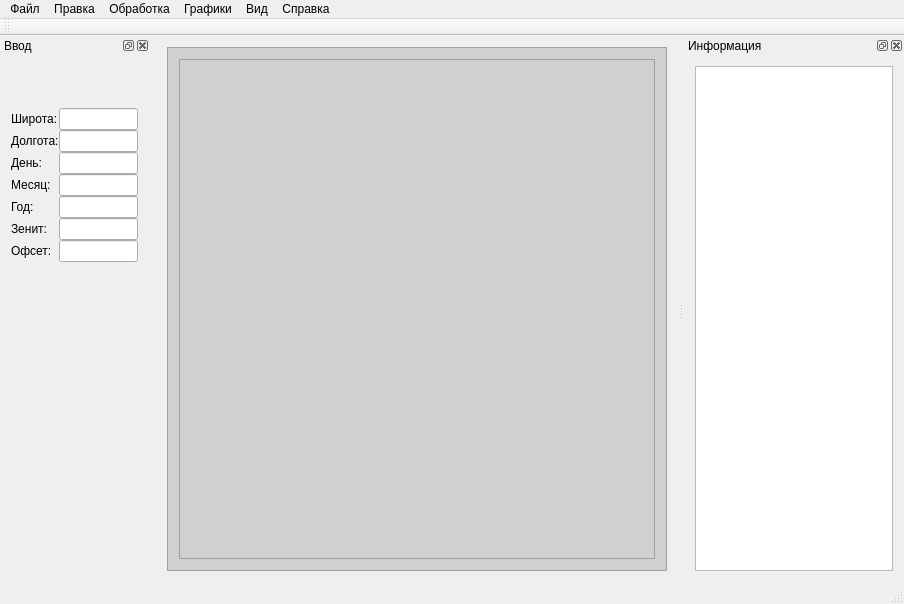
<?xml version="1.0" encoding="UTF-8"?>
<ui version="4.0">
 <class>MainWindow</class>
 <widget class="QMainWindow" name="MainWindow">
  <property name="enabled">
   <bool>true</bool>
  </property>
  <property name="geometry">
   <rect>
    <x>0</x>
    <y>0</y>
    <width>904</width>
    <height>604</height>
   </rect>
  </property>
  <property name="sizePolicy">
   <sizepolicy hsizetype="Minimum" vsizetype="Minimum">
    <horstretch>0</horstretch>
    <verstretch>0</verstretch>
   </sizepolicy>
  </property>
  <property name="minimumSize">
   <size>
    <width>500</width>
    <height>604</height>
   </size>
  </property>
  <property name="windowTitle">
   <string>VLF Handler</string>
  </property>
  <widget class="QWidget" name="centralWidget">
   <layout class="QGridLayout" name="gridLayout_4">
    <item row="0" column="0">
     <widget class="QFrame" name="frame">
      <property name="sizePolicy">
       <sizepolicy hsizetype="Minimum" vsizetype="Minimum">
        <horstretch>0</horstretch>
        <verstretch>0</verstretch>
       </sizepolicy>
      </property>
      <property name="minimumSize">
       <size>
        <width>500</width>
        <height>0</height>
       </size>
      </property>
      <property name="styleSheet">
       <string notr="true">background-color: rgb(208, 208, 208) </string>
      </property>
      <property name="frameShape">
       <enum>QFrame::StyledPanel</enum>
      </property>
      <property name="frameShadow">
       <enum>QFrame::Raised</enum>
      </property>
      <layout class="QGridLayout" name="gridLayout_7">
       <item row="0" column="0">
        <layout class="QGridLayout" name="gridLayoutForGraphics">
         <item row="0" column="0">
          <widget class="QColumnView" name="columnView">
           <property name="styleSheet">
            <string notr="true">font: 75 8pt &quot;MS Shell Dlg 2&quot;;</string>
           </property>
          </widget>
         </item>
        </layout>
       </item>
      </layout>
     </widget>
    </item>
   </layout>
  </widget>
  <widget class="QMenuBar" name="menuBar">
   <property name="geometry">
    <rect>
     <x>0</x>
     <y>0</y>
     <width>904</width>
     <height>31</height>
    </rect>
   </property>
   <widget class="QMenu" name="menuFile">
    <property name="title">
     <string>Файл</string>
    </property>
    <addaction name="actionOpen"/>
    <addaction name="separator"/>
    <addaction name="actionClose"/>
   </widget>
   <widget class="QMenu" name="menuEdit">
    <property name="title">
     <string>Правка</string>
    </property>
    <addaction name="actionCut"/>
    <addaction name="actionConcatenate"/>
   </widget>
   <widget class="QMenu" name="menuProcessing">
    <property name="title">
     <string>Обработка</string>
    </property>
    <addaction name="actionCorrelation"/>
   </widget>
   <widget class="QMenu" name="menuGraphics">
    <property name="title">
     <string>Графики</string>
    </property>
    <widget class="QMenu" name="menu2D">
     <property name="title">
      <string>Двумерная визуализация</string>
     </property>
     <addaction name="action2DMake"/>
     <addaction name="action2DMakeWithMean"/>
    </widget>
    <widget class="QMenu" name="menu3D">
     <property name="title">
      <string>Трехмерная визуализация</string>
     </property>
     <addaction name="action3DMake"/>
     <addaction name="action3DRestore"/>
    </widget>
    <widget class="QMenu" name="menuSpectrum">
     <property name="title">
      <string>Спектральный график</string>
     </property>
     <addaction name="actionSpectrumMake"/>
     <addaction name="actionSpectrumRestore"/>
    </widget>
    <addaction name="menu2D"/>
    <addaction name="menu3D"/>
    <addaction name="menuSpectrum"/>
   </widget>
   <widget class="QMenu" name="menuView">
    <property name="title">
     <string>Вид</string>
    </property>
    <addaction name="actionShowHideDockInformation"/>
    <addaction name="actionShowHideDockInput"/>
   </widget>
   <widget class="QMenu" name="menu">
    <property name="title">
     <string>Справка</string>
    </property>
    <addaction name="action_2"/>
   </widget>
   <addaction name="menuFile"/>
   <addaction name="menuEdit"/>
   <addaction name="menuProcessing"/>
   <addaction name="menuGraphics"/>
   <addaction name="menuView"/>
   <addaction name="menu"/>
  </widget>
  <widget class="QToolBar" name="mainToolBar">
   <attribute name="toolBarArea">
    <enum>TopToolBarArea</enum>
   </attribute>
   <attribute name="toolBarBreak">
    <bool>false</bool>
   </attribute>
  </widget>
  <widget class="QStatusBar" name="statusBar"/>
  <widget class="QDockWidget" name="dockWidgetInput">
   <property name="enabled">
    <bool>true</bool>
   </property>
   <property name="sizePolicy">
    <sizepolicy hsizetype="Maximum" vsizetype="Maximum">
     <horstretch>0</horstretch>
     <verstretch>0</verstretch>
    </sizepolicy>
   </property>
   <property name="minimumSize">
    <size>
     <width>150</width>
     <height>277</height>
    </size>
   </property>
   <property name="maximumSize">
    <size>
     <width>150</width>
     <height>288</height>
    </size>
   </property>
   <property name="font">
    <font>
     <stylestrategy>PreferDefault</stylestrategy>
    </font>
   </property>
   <property name="contextMenuPolicy">
    <enum>Qt::PreventContextMenu</enum>
   </property>
   <property name="windowIcon">
    <iconset>
     <normaloff>:/icons/rectangle.png</normaloff>:/icons/rectangle.png</iconset>
   </property>
   <property name="windowTitle">
    <string>Ввод</string>
   </property>
   <attribute name="dockWidgetArea">
    <number>1</number>
   </attribute>
   <widget class="QWidget" name="dockWidgetContents">
    <layout class="QGridLayout" name="gridLayout_3">
     <item row="0" column="0">
      <layout class="QGridLayout" name="gridLayout_2" rowstretch="0,0,0,0,0,0,0" columnstretch="0,0">
       <property name="sizeConstraint">
        <enum>QLayout::SetDefaultConstraint</enum>
       </property>
       <property name="leftMargin">
        <number>0</number>
       </property>
       <property name="topMargin">
        <number>0</number>
       </property>
       <property name="rightMargin">
        <number>0</number>
       </property>
       <property name="spacing">
        <number>0</number>
       </property>
       <item row="3" column="0">
        <widget class="QLabel" name="labelMonth">
         <property name="text">
          <string>Месяц:</string>
         </property>
        </widget>
       </item>
       <item row="3" column="1">
        <widget class="QLineEdit" name="lineEditMonth">
         <property name="focusPolicy">
          <enum>Qt::StrongFocus</enum>
         </property>
        </widget>
       </item>
       <item row="2" column="0">
        <widget class="QLabel" name="labelDay">
         <property name="text">
          <string>День:</string>
         </property>
        </widget>
       </item>
       <item row="4" column="0">
        <widget class="QLabel" name="labelYear">
         <property name="text">
          <string>Год:</string>
         </property>
        </widget>
       </item>
       <item row="5" column="0">
        <widget class="QLabel" name="labelZenith">
         <property name="text">
          <string>Зенит:</string>
         </property>
        </widget>
       </item>
       <item row="4" column="1">
        <widget class="QLineEdit" name="lineEditYear">
         <property name="focusPolicy">
          <enum>Qt::StrongFocus</enum>
         </property>
        </widget>
       </item>
       <item row="0" column="1">
        <widget class="QLineEdit" name="lineEditLatitude">
         <property name="font">
          <font>
           <stylestrategy>NoAntialias</stylestrategy>
          </font>
         </property>
         <property name="focusPolicy">
          <enum>Qt::StrongFocus</enum>
         </property>
         <property name="layoutDirection">
          <enum>Qt::LeftToRight</enum>
         </property>
         <property name="cursorMoveStyle">
          <enum>Qt::LogicalMoveStyle</enum>
         </property>
        </widget>
       </item>
       <item row="0" column="0">
        <widget class="QLabel" name="labelLatitude">
         <property name="text">
          <string>Широта:</string>
         </property>
        </widget>
       </item>
       <item row="1" column="0">
        <widget class="QLabel" name="labelLongitude">
         <property name="text">
          <string>Долгота:</string>
         </property>
        </widget>
       </item>
       <item row="5" column="1">
        <widget class="QLineEdit" name="lineEditZenith">
         <property name="focusPolicy">
          <enum>Qt::StrongFocus</enum>
         </property>
        </widget>
       </item>
       <item row="2" column="1">
        <widget class="QLineEdit" name="lineEditDay">
         <property name="focusPolicy">
          <enum>Qt::StrongFocus</enum>
         </property>
        </widget>
       </item>
       <item row="6" column="1">
        <widget class="QLineEdit" name="lineEditOffset">
         <property name="focusPolicy">
          <enum>Qt::StrongFocus</enum>
         </property>
        </widget>
       </item>
       <item row="6" column="0">
        <widget class="QLabel" name="labelOffset">
         <property name="text">
          <string>Офсет:</string>
         </property>
        </widget>
       </item>
       <item row="1" column="1">
        <widget class="QLineEdit" name="lineEditLongitude">
         <property name="focusPolicy">
          <enum>Qt::StrongFocus</enum>
         </property>
        </widget>
       </item>
      </layout>
     </item>
     <item row="1" column="1">
      <spacer name="verticalSpacer">
       <property name="orientation">
        <enum>Qt::Vertical</enum>
       </property>
       <property name="sizeType">
        <enum>QSizePolicy::Fixed</enum>
       </property>
       <property name="sizeHint" stdset="0">
        <size>
         <width>1</width>
         <height>9</height>
        </size>
       </property>
      </spacer>
     </item>
    </layout>
    <zorder></zorder>
    <zorder>verticalSpacer</zorder>
   </widget>
  </widget>
  <widget class="QDockWidget" name="dockWidgetInformation">
   <property name="windowIcon">
    <iconset>
     <normaloff>:/icons/triangle.png</normaloff>:/icons/triangle.png</iconset>
   </property>
   <property name="windowTitle">
    <string>Информация</string>
   </property>
   <attribute name="dockWidgetArea">
    <number>2</number>
   </attribute>
   <widget class="QWidget" name="dockWidgetContents_2">
    <layout class="QGridLayout" name="gridLayout">
     <item row="0" column="0">
      <widget class="QTextEdit" name="textEdit">
       <property name="enabled">
        <bool>true</bool>
       </property>
       <property name="sizePolicy">
        <sizepolicy hsizetype="Minimum" vsizetype="Minimum">
         <horstretch>0</horstretch>
         <verstretch>0</verstretch>
        </sizepolicy>
       </property>
       <property name="minimumSize">
        <size>
         <width>50</width>
         <height>350</height>
        </size>
       </property>
       <property name="cursor" stdset="0">
        <cursorShape>ArrowCursor</cursorShape>
       </property>
       <property name="readOnly">
        <bool>true</bool>
       </property>
      </widget>
     </item>
    </layout>
   </widget>
  </widget>
  <action name="actionCorrelation">
   <property name="text">
    <string>Корреляция</string>
   </property>
  </action>
  <action name="action2DMake">
   <property name="text">
    <string>Простая визуализация данных</string>
   </property>
  </action>
  <action name="action3DMake">
   <property name="text">
    <string>Простая визуалиация данных</string>
   </property>
  </action>
  <action name="action3DRestore">
   <property name="enabled">
    <bool>false</bool>
   </property>
   <property name="text">
    <string>Восстановить график</string>
   </property>
  </action>
  <action name="actionSpectrumMake">
   <property name="text">
    <string>Построить</string>
   </property>
  </action>
  <action name="actionSpectrumRestore">
   <property name="enabled">
    <bool>false</bool>
   </property>
   <property name="text">
    <string>Восстановить график</string>
   </property>
  </action>
  <action name="actionOpen">
   <property name="icon">
    <iconset>
     <normaloff>:/icons/fileopen.png</normaloff>:/icons/fileopen.png</iconset>
   </property>
   <property name="text">
    <string>Открыть...</string>
   </property>
  </action>
  <action name="actionCut">
   <property name="text">
    <string>Селекция</string>
   </property>
  </action>
  <action name="actionConcatenate">
   <property name="text">
    <string>Слияние</string>
   </property>
  </action>
  <action name="actionClose">
   <property name="text">
    <string>Выход</string>
   </property>
  </action>
  <action name="actionShowHideDockInformation">
   <property name="checkable">
    <bool>true</bool>
   </property>
   <property name="checked">
    <bool>true</bool>
   </property>
   <property name="enabled">
    <bool>true</bool>
   </property>
   <property name="text">
    <string>Панель информации</string>
   </property>
   <property name="autoRepeat">
    <bool>false</bool>
   </property>
  </action>
  <action name="actionShowHideDockInput">
   <property name="checkable">
    <bool>true</bool>
   </property>
   <property name="checked">
    <bool>false</bool>
   </property>
   <property name="enabled">
    <bool>true</bool>
   </property>
   <property name="text">
    <string>Панель ввода</string>
   </property>
   <property name="autoRepeat">
    <bool>false</bool>
   </property>
  </action>
  <action name="actionMeans">
   <property name="text">
    <string>Среднее</string>
   </property>
  </action>
  <action name="action">
   <property name="text">
    <string>Только день</string>
   </property>
  </action>
  <action name="action2DMakeWithMean">
   <property name="text">
    <string>Среднее</string>
   </property>
  </action>
  <action name="action_2">
   <property name="text">
    <string>О программе</string>
   </property>
  </action>
  <action name="actionSaveAsPic">
   <property name="text">
    <string>Сохранить рисунок...</string>
   </property>
  </action>
 </widget>
 <layoutdefault spacing="6" margin="11"/>
 <tabstops>
  <tabstop>lineEditLatitude</tabstop>
  <tabstop>lineEditLongitude</tabstop>
  <tabstop>lineEditDay</tabstop>
  <tabstop>lineEditMonth</tabstop>
  <tabstop>lineEditYear</tabstop>
  <tabstop>lineEditZenith</tabstop>
  <tabstop>textEdit</tabstop>
  <tabstop>lineEditOffset</tabstop>
 </tabstops>
 <resources/>
 <connections>
  <connection>
   <sender>actionClose</sender>
   <signal>triggered()</signal>
   <receiver>MainWindow</receiver>
   <slot>close()</slot>
   <hints>
    <hint type="sourcelabel">
     <x>-1</x>
     <y>-1</y>
    </hint>
    <hint type="destinationlabel">
     <x>383</x>
     <y>299</y>
    </hint>
   </hints>
  </connection>
  <connection>
   <sender>actionShowHideDockInput</sender>
   <signal>toggled(bool)</signal>
   <receiver>dockWidgetInput</receiver>
   <slot>setVisible(bool)</slot>
   <hints>
    <hint type="sourcelabel">
     <x>-1</x>
     <y>-1</y>
    </hint>
    <hint type="destinationlabel">
     <x>74</x>
     <y>132</y>
    </hint>
   </hints>
  </connection>
  <connection>
   <sender>actionShowHideDockInformation</sender>
   <signal>toggled(bool)</signal>
   <receiver>dockWidgetInformation</receiver>
   <slot>setVisible(bool)</slot>
   <hints>
    <hint type="sourcelabel">
     <x>-1</x>
     <y>-1</y>
    </hint>
    <hint type="destinationlabel">
     <x>766</x>
     <y>308</y>
    </hint>
   </hints>
  </connection>
  <connection>
   <sender>dockWidgetInformation</sender>
   <signal>visibilityChanged(bool)</signal>
   <receiver>actionShowHideDockInformation</receiver>
   <slot>setChecked(bool)</slot>
   <hints>
    <hint type="sourcelabel">
     <x>766</x>
     <y>308</y>
    </hint>
    <hint type="destinationlabel">
     <x>-1</x>
     <y>-1</y>
    </hint>
   </hints>
  </connection>
  <connection>
   <sender>dockWidgetInput</sender>
   <signal>visibilityChanged(bool)</signal>
   <receiver>actionShowHideDockInput</receiver>
   <slot>setChecked(bool)</slot>
   <hints>
    <hint type="sourcelabel">
     <x>74</x>
     <y>132</y>
    </hint>
    <hint type="destinationlabel">
     <x>-1</x>
     <y>-1</y>
    </hint>
   </hints>
  </connection>
 </connections>
</ui>
